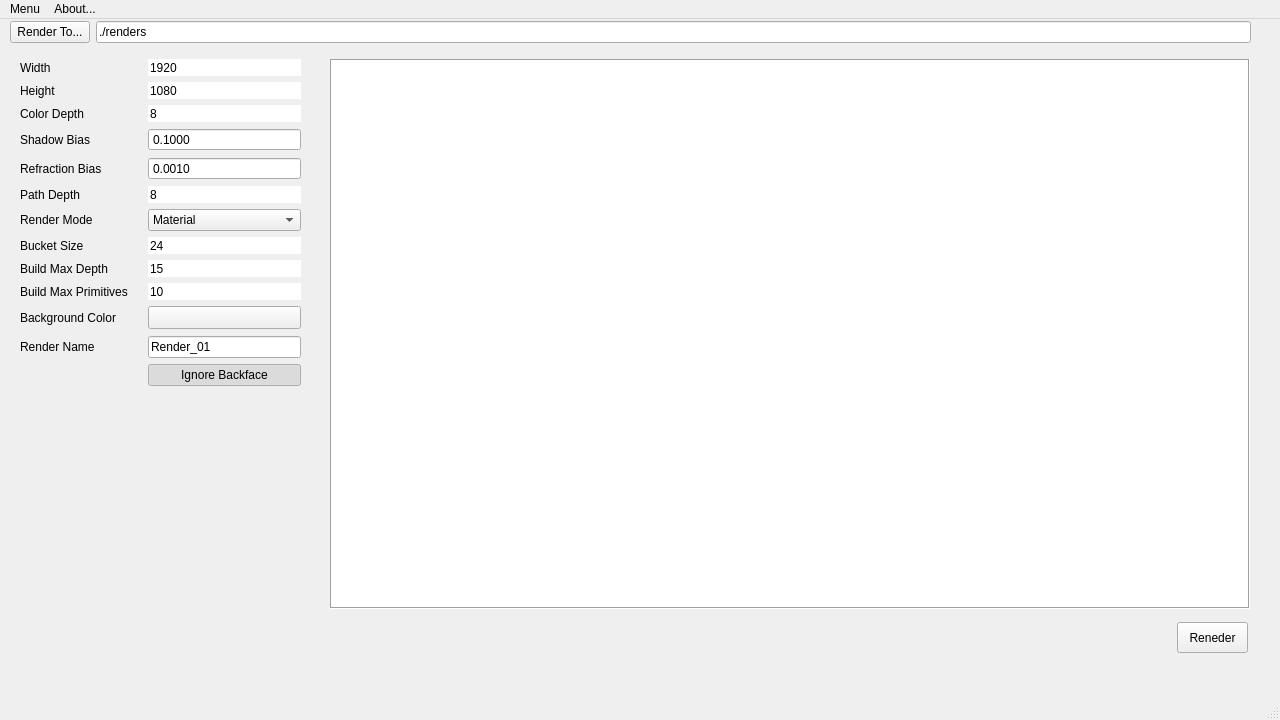
<?xml version="1.0" encoding="UTF-8"?>
<ui version="4.0">
 <class>RayTracer</class>
 <widget class="QMainWindow" name="RayTracer">
  <property name="geometry">
   <rect>
    <x>0</x>
    <y>0</y>
    <width>1280</width>
    <height>720</height>
   </rect>
  </property>
  <property name="minimumSize">
   <size>
    <width>800</width>
    <height>600</height>
   </size>
  </property>
  <property name="windowTitle">
   <string>RayTracer</string>
  </property>
  <widget class="QWidget" name="centralwidget">
   <widget class="QWidget" name="formLayoutWidget">
    <property name="geometry">
     <rect>
      <x>20</x>
      <y>40</y>
      <width>281</width>
      <height>351</height>
     </rect>
    </property>
    <layout class="QFormLayout" name="mainSettings">
     <property name="fieldGrowthPolicy">
      <enum>QFormLayout::FieldGrowthPolicy::AllNonFixedFieldsGrow</enum>
     </property>
     <property name="horizontalSpacing">
      <number>20</number>
     </property>
     <property name="verticalSpacing">
      <number>6</number>
     </property>
     <property name="leftMargin">
      <number>0</number>
     </property>
     <item row="0" column="0">
      <widget class="QLabel" name="resWidthLabel">
       <property name="toolTip">
        <string>The width of the resulting image in pixels.</string>
       </property>
       <property name="text">
        <string>Width</string>
       </property>
      </widget>
     </item>
     <item row="0" column="1">
      <widget class="QSpinBox" name="resWidthSpin">
       <property name="toolTip">
        <string>The width of the resulting image in pixels.</string>
       </property>
       <property name="wrapping">
        <bool>false</bool>
       </property>
       <property name="frame">
        <bool>false</bool>
       </property>
       <property name="buttonSymbols">
        <enum>QAbstractSpinBox::ButtonSymbols::NoButtons</enum>
       </property>
       <property name="showGroupSeparator" stdset="0">
        <bool>false</bool>
       </property>
       <property name="minimum">
        <number>2</number>
       </property>
       <property name="maximum">
        <number>20000</number>
       </property>
       <property name="value">
        <number>1920</number>
       </property>
       <property name="displayIntegerBase">
        <number>10</number>
       </property>
      </widget>
     </item>
     <item row="1" column="0">
      <widget class="QLabel" name="resHeightLabel">
       <property name="toolTip">
        <string>The height of the resulting image in pixels.</string>
       </property>
       <property name="text">
        <string>Height</string>
       </property>
      </widget>
     </item>
     <item row="1" column="1">
      <widget class="QSpinBox" name="resHeightSpin">
       <property name="toolTip">
        <string>The height of the resulting image in pixels.</string>
       </property>
       <property name="wrapping">
        <bool>false</bool>
       </property>
       <property name="frame">
        <bool>false</bool>
       </property>
       <property name="buttonSymbols">
        <enum>QAbstractSpinBox::ButtonSymbols::NoButtons</enum>
       </property>
       <property name="showGroupSeparator" stdset="0">
        <bool>false</bool>
       </property>
       <property name="minimum">
        <number>2</number>
       </property>
       <property name="maximum">
        <number>20000</number>
       </property>
       <property name="value">
        <number>1080</number>
       </property>
       <property name="displayIntegerBase">
        <number>10</number>
       </property>
      </widget>
     </item>
     <item row="2" column="0">
      <widget class="QLabel" name="colorDepthLabel">
       <property name="toolTip">
        <string>Color precision. The higher the color depth - the more color nuances will be produced. Defaults to 8-bit color, which makes each color component have a maximum value of 255, for a total of 16,777,216 colors.</string>
       </property>
       <property name="text">
        <string>Color Depth</string>
       </property>
      </widget>
     </item>
     <item row="2" column="1">
      <widget class="QSpinBox" name="colorDepthSpin">
       <property name="toolTip">
        <string>Color precision. The higher the color depth - the more color nuances will be produced. Defaults to 8-bit color, which makes each color component have a maximum value of 255, for a total of 16,777,216 colors.</string>
       </property>
       <property name="wrapping">
        <bool>false</bool>
       </property>
       <property name="frame">
        <bool>false</bool>
       </property>
       <property name="buttonSymbols">
        <enum>QAbstractSpinBox::ButtonSymbols::NoButtons</enum>
       </property>
       <property name="showGroupSeparator" stdset="0">
        <bool>false</bool>
       </property>
       <property name="minimum">
        <number>2</number>
       </property>
       <property name="maximum">
        <number>24</number>
       </property>
       <property name="value">
        <number>8</number>
       </property>
       <property name="displayIntegerBase">
        <number>10</number>
       </property>
      </widget>
     </item>
     <item row="3" column="0">
      <widget class="QLabel" name="shadowBiasLabel">
       <property name="toolTip">
        <string>Precision fix for shadow rays. Use for correcting shadow artifacts when rendering diffuse objects.</string>
       </property>
       <property name="text">
        <string>Shadow Bias</string>
       </property>
      </widget>
     </item>
     <item row="3" column="1">
      <widget class="QDoubleSpinBox" name="shadowBianSpin">
       <property name="toolTip">
        <string>Precision fix for shadow rays. Use for correcting shadow artifacts when rendering diffuse objects.</string>
       </property>
       <property name="buttonSymbols">
        <enum>QAbstractSpinBox::ButtonSymbols::NoButtons</enum>
       </property>
       <property name="decimals">
        <number>4</number>
       </property>
       <property name="maximum">
        <double>1.000000000000000</double>
       </property>
       <property name="singleStep">
        <double>0.010000000000000</double>
       </property>
       <property name="value">
        <double>0.100000000000000</double>
       </property>
      </widget>
     </item>
     <item row="4" column="0">
      <widget class="QLabel" name="refractBiasLabel">
       <property name="toolTip">
        <string>Precision fix for refraction rays. Use for correcting refraction artifacts when rendering semi-transparent objects.</string>
       </property>
       <property name="text">
        <string>Refraction Bias</string>
       </property>
      </widget>
     </item>
     <item row="4" column="1">
      <widget class="QDoubleSpinBox" name="refractBianSpin">
       <property name="toolTip">
        <string>Precision fix for refraction rays. Use for correcting refraction artifacts when rendering semi-transparent objects.</string>
       </property>
       <property name="buttonSymbols">
        <enum>QAbstractSpinBox::ButtonSymbols::NoButtons</enum>
       </property>
       <property name="decimals">
        <number>4</number>
       </property>
       <property name="maximum">
        <double>1.000000000000000</double>
       </property>
       <property name="singleStep">
        <double>0.010000000000000</double>
       </property>
       <property name="value">
        <double>0.001000000000000</double>
       </property>
      </widget>
     </item>
     <item row="5" column="0">
      <widget class="QLabel" name="pathDepthLabel_2">
       <property name="toolTip">
        <string>The number of times a ray can be reflected or refracted before it stops calculating.</string>
       </property>
       <property name="text">
        <string>Path Depth</string>
       </property>
      </widget>
     </item>
     <item row="5" column="1">
      <widget class="QSpinBox" name="pathDepthSpin">
       <property name="toolTip">
        <string>The number of times a ray can be reflected or refracted before it stops calculating.</string>
       </property>
       <property name="wrapping">
        <bool>false</bool>
       </property>
       <property name="frame">
        <bool>false</bool>
       </property>
       <property name="buttonSymbols">
        <enum>QAbstractSpinBox::ButtonSymbols::NoButtons</enum>
       </property>
       <property name="showGroupSeparator" stdset="0">
        <bool>false</bool>
       </property>
       <property name="minimum">
        <number>2</number>
       </property>
       <property name="maximum">
        <number>100</number>
       </property>
       <property name="value">
        <number>8</number>
       </property>
       <property name="displayIntegerBase">
        <number>10</number>
       </property>
      </widget>
     </item>
     <item row="6" column="0">
      <widget class="QLabel" name="renderModeLabel">
       <property name="toolTip">
        <string>The number of times a ray can be reflected or refracted before it stops calculating.</string>
       </property>
       <property name="text">
        <string>Render Mode</string>
       </property>
      </widget>
     </item>
     <item row="6" column="1">
      <widget class="QComboBox" name="renderModeCombo">
       <property name="contextMenuPolicy">
        <enum>Qt::ContextMenuPolicy::PreventContextMenu</enum>
       </property>
       <property name="toolTip">
        <string>Choose how the rendered image would look like.</string>
       </property>
       <property name="currentIndex">
        <number>0</number>
       </property>
       <item>
        <property name="text">
         <string>Material</string>
        </property>
       </item>
       <item>
        <property name="text">
         <string>Random Mesh Color</string>
        </property>
       </item>
       <item>
        <property name="text">
         <string>Random Triangle Color</string>
        </property>
       </item>
       <item>
        <property name="text">
         <string>Barycentric Coordinates</string>
        </property>
       </item>
       <item>
        <property name="text">
         <string>Normals</string>
        </property>
       </item>
       <item>
        <property name="text">
         <string>Shaded Normals</string>
        </property>
       </item>
      </widget>
     </item>
     <item row="7" column="0">
      <widget class="QLabel" name="bucketSizeLabel">
       <property name="toolTip">
        <string>The size of each render bucket. Defaults to 24x24 pixels.</string>
       </property>
       <property name="text">
        <string>Bucket Size</string>
       </property>
      </widget>
     </item>
     <item row="7" column="1">
      <widget class="QSpinBox" name="resHeightSpin_2">
       <property name="toolTip">
        <string>The size of each render bucket. Defaults to 24x24 pixels.</string>
       </property>
       <property name="wrapping">
        <bool>false</bool>
       </property>
       <property name="frame">
        <bool>false</bool>
       </property>
       <property name="buttonSymbols">
        <enum>QAbstractSpinBox::ButtonSymbols::NoButtons</enum>
       </property>
       <property name="showGroupSeparator" stdset="0">
        <bool>false</bool>
       </property>
       <property name="minimum">
        <number>2</number>
       </property>
       <property name="maximum">
        <number>1000</number>
       </property>
       <property name="value">
        <number>24</number>
       </property>
       <property name="displayIntegerBase">
        <number>10</number>
       </property>
      </widget>
     </item>
     <item row="8" column="0">
      <widget class="QLabel" name="accTreeMaxDepthLabel">
       <property name="toolTip">
        <string>The maximum depth for building an acceleration tree (KD or BVH). Defaults to 15.</string>
       </property>
       <property name="text">
        <string>Build Max Depth</string>
       </property>
      </widget>
     </item>
     <item row="8" column="1">
      <widget class="QSpinBox" name="accTreeMaxDepthSpin">
       <property name="toolTip">
        <string>The maximum depth for building an acceleration tree (KD or BVH). Defaults to 15.</string>
       </property>
       <property name="wrapping">
        <bool>false</bool>
       </property>
       <property name="frame">
        <bool>false</bool>
       </property>
       <property name="buttonSymbols">
        <enum>QAbstractSpinBox::ButtonSymbols::NoButtons</enum>
       </property>
       <property name="showGroupSeparator" stdset="0">
        <bool>false</bool>
       </property>
       <property name="minimum">
        <number>1</number>
       </property>
       <property name="maximum">
        <number>30</number>
       </property>
       <property name="value">
        <number>15</number>
       </property>
       <property name="displayIntegerBase">
        <number>10</number>
       </property>
      </widget>
     </item>
     <item row="9" column="0">
      <widget class="QLabel" name="maxAABBTriCountLabel">
       <property name="toolTip">
        <string>The maximum number of triangles a single node of the acceleration tree can hold. Defaults to 10.</string>
       </property>
       <property name="text">
        <string>Build Max Primitives</string>
       </property>
      </widget>
     </item>
     <item row="9" column="1">
      <widget class="QSpinBox" name="maxAABBTriCountSpin">
       <property name="toolTip">
        <string>The maximum number of triangles a single node of the acceleration tree can hold. Defaults to 10.</string>
       </property>
       <property name="wrapping">
        <bool>false</bool>
       </property>
       <property name="frame">
        <bool>false</bool>
       </property>
       <property name="buttonSymbols">
        <enum>QAbstractSpinBox::ButtonSymbols::NoButtons</enum>
       </property>
       <property name="showGroupSeparator" stdset="0">
        <bool>false</bool>
       </property>
       <property name="minimum">
        <number>1</number>
       </property>
       <property name="maximum">
        <number>50</number>
       </property>
       <property name="value">
        <number>10</number>
       </property>
       <property name="displayIntegerBase">
        <number>10</number>
       </property>
      </widget>
     </item>
     <item row="10" column="0">
      <widget class="QLabel" name="colorPreviewLabel">
       <property name="minimumSize">
        <size>
         <width>24</width>
         <height>24</height>
        </size>
       </property>
       <property name="toolTip">
        <string>The background color for the rendered image.</string>
       </property>
       <property name="frameShape">
        <enum>QFrame::Shape::NoFrame</enum>
       </property>
       <property name="text">
        <string>Background Color</string>
       </property>
      </widget>
     </item>
     <item row="10" column="1">
      <widget class="QToolButton" name="colorPickerBtn">
       <property name="sizePolicy">
        <sizepolicy hsizetype="Minimum" vsizetype="Fixed">
         <horstretch>0</horstretch>
         <verstretch>0</verstretch>
        </sizepolicy>
       </property>
       <property name="toolTip">
        <string>Click to select a color</string>
       </property>
       <property name="text">
        <string/>
       </property>
       <property name="checkable">
        <bool>false</bool>
       </property>
       <property name="checked">
        <bool>false</bool>
       </property>
       <property name="autoRepeat">
        <bool>false</bool>
       </property>
       <property name="autoExclusive">
        <bool>false</bool>
       </property>
       <property name="autoRaise">
        <bool>false</bool>
       </property>
      </widget>
     </item>
     <item row="11" column="0">
      <widget class="QLabel" name="rendNameLabel">
       <property name="toolTip">
        <string>The name of the rendered image.</string>
       </property>
       <property name="text">
        <string>Render Name</string>
       </property>
      </widget>
     </item>
     <item row="11" column="1">
      <widget class="QLineEdit" name="rendNameEntry">
       <property name="toolTip">
        <string>The name of the rendered image.</string>
       </property>
       <property name="text">
        <string>Render_01</string>
       </property>
      </widget>
     </item>
     <item row="12" column="1">
      <widget class="QPushButton" name="ignoreBackfaceBtn">
       <property name="toolTip">
        <string>Should the back faces of the triangles be rendered or ignored.</string>
       </property>
       <property name="text">
        <string>Ignore Backface</string>
       </property>
       <property name="checkable">
        <bool>true</bool>
       </property>
       <property name="checked">
        <bool>true</bool>
       </property>
      </widget>
     </item>
    </layout>
   </widget>
   <widget class="QWidget" name="horizontalLayoutWidget">
    <property name="geometry">
     <rect>
      <x>10</x>
      <y>0</y>
      <width>1241</width>
      <height>26</height>
     </rect>
    </property>
    <layout class="QHBoxLayout" name="horizontalLayout">
     <item>
      <widget class="QPushButton" name="saveDirBtn">
       <property name="toolTip">
        <string>Choose a directory to output the rendered image.</string>
       </property>
       <property name="text">
        <string>Render To...</string>
       </property>
      </widget>
     </item>
     <item>
      <widget class="QLineEdit" name="saveDirEntry">
       <property name="toolTip">
        <string>The directory to output the rendered image.</string>
       </property>
       <property name="text">
        <string>./renders</string>
       </property>
      </widget>
     </item>
    </layout>
   </widget>
   <widget class="QGraphicsView" name="graphicsView">
    <property name="geometry">
     <rect>
      <x>330</x>
      <y>40</y>
      <width>920</width>
      <height>550</height>
     </rect>
    </property>
    <property name="frameShape">
     <enum>QFrame::Shape::Box</enum>
    </property>
   </widget>
   <widget class="QPushButton" name="renderBtn">
    <property name="geometry">
     <rect>
      <x>1177</x>
      <y>603</y>
      <width>71</width>
      <height>31</height>
     </rect>
    </property>
    <property name="text">
     <string>Reneder</string>
    </property>
   </widget>
  </widget>
  <widget class="QMenuBar" name="menubar">
   <property name="geometry">
    <rect>
     <x>0</x>
     <y>0</y>
     <width>1280</width>
     <height>33</height>
    </rect>
   </property>
   <widget class="QMenu" name="menuMenu">
    <property name="title">
     <string>Menu</string>
    </property>
    <addaction name="actionRender"/>
    <addaction name="separator"/>
    <addaction name="actionExit"/>
   </widget>
   <widget class="QMenu" name="menuAbout">
    <property name="title">
     <string>About...</string>
    </property>
   </widget>
   <addaction name="menuMenu"/>
   <addaction name="menuAbout"/>
  </widget>
  <widget class="QStatusBar" name="statusbar"/>
  <action name="actionRender">
   <property name="text">
    <string>Render</string>
   </property>
  </action>
  <action name="actionExit">
   <property name="text">
    <string>Exit</string>
   </property>
  </action>
 </widget>
 <resources/>
 <connections/>
</ui>
